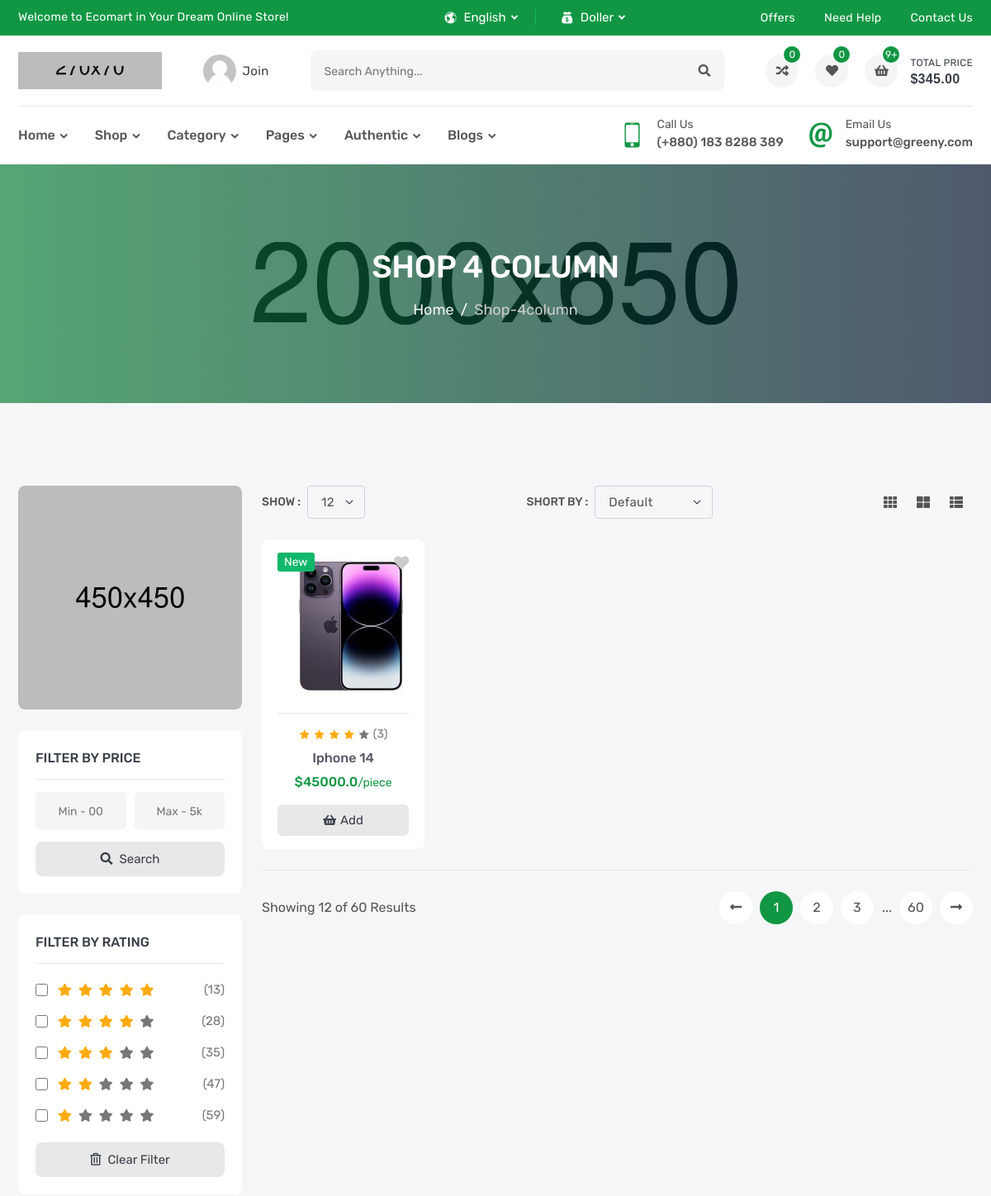
Before: /products/ (upper part) with the older database file.
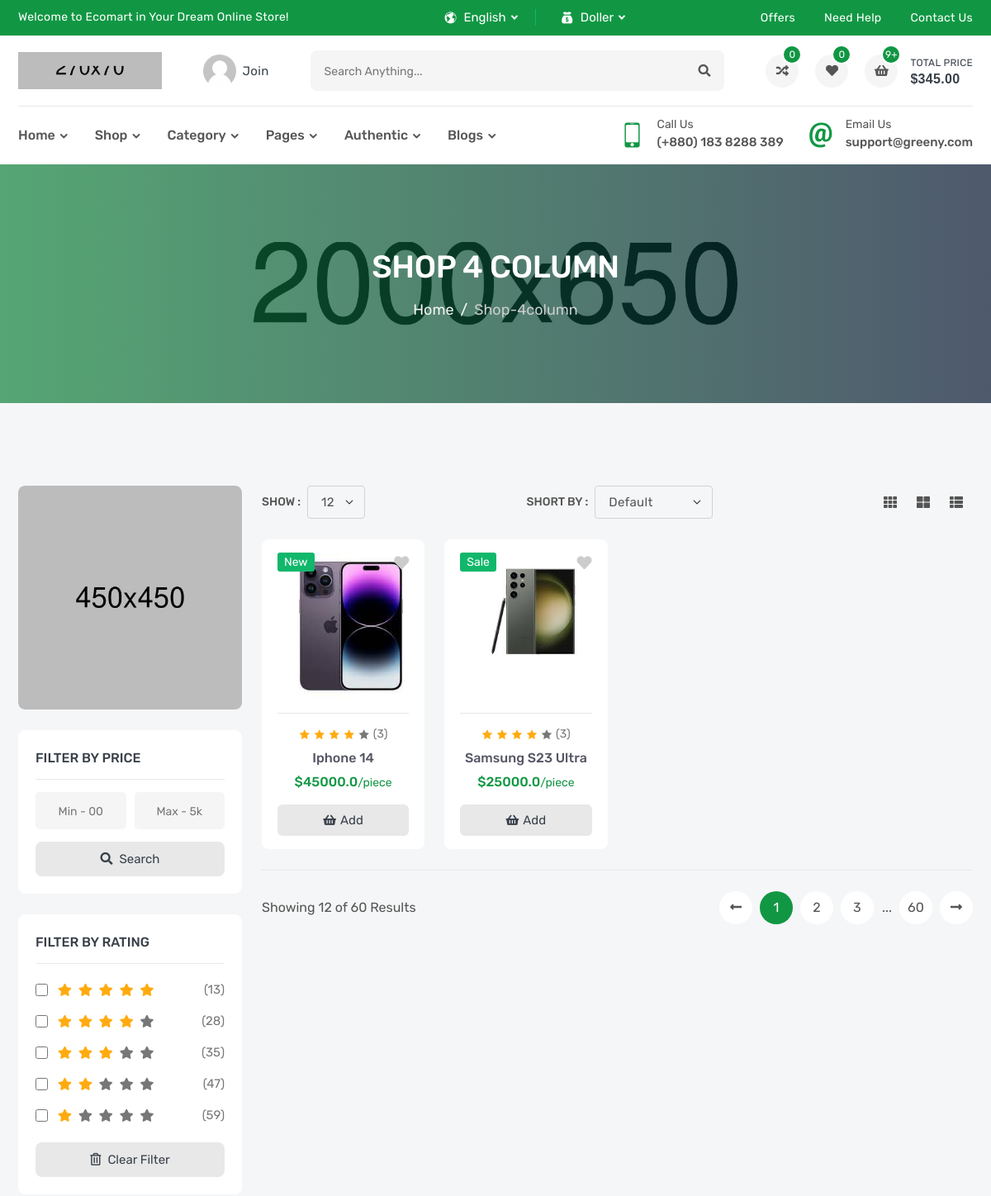
After: the same page with the newer database file.
### product/models.py (models this page shows, shortened)
class Product(models.Model):
    name=models.CharField(_('Name'),max_length=120)
    price=models.FloatField(_('Price'),)
    image=models.ImageField(_('Image'),upload_to='products')
    flag=models.CharField(_('Flag'),max_length=10,choices=FLAG_TYPES)
    sku=models.CharField(_('Sku'),max_length=12)
    subtitle=models.CharField(_('Subtitle'),max_length=120)
    description=models.TextField(_('Description'),max_length=40000)
    quantity=models.IntegerField(_('Quantity'),)
    brand=models.ForeignKey('Brand',verbose_name=_('Brand'),related_name='Product_brand',on_delete=models.SET_NULL,null=True,blank=True)
    tags = TaggableManager()

### product/views.py (the view)
# urls.py: path('',ProductList.as_view()),
class ProductList(ListView):
    model=Product

### product/templates/product/product_list.html (shortened to what this page needs)
{% extends "base.html" %}
{% block body %}
        <section class="inner-section single-banner" style="background: url(images/single-banner.jpg) no-repeat center;">
            <div class="container">
                <h2>Shop 4 Column</h2>
                <ol class="breadcrumb">
                    <li class="breadcrumb-item"><a href="index.html">Home</a></li>
                    <li class="breadcrumb-item active" aria-current="page">shop-4column</li>
                </ol>
            </div>
        </section>
        <section class="inner-section shop-part">
            <div class="container">
                <div class="row content-reverse">
                    <div class="col-lg-3">
                        <div class="shop-widget-promo">
                            <a href="#"><img src="images/promo/shop/01.jpg" alt="promo"></a>
                        </div>
                        <div class="shop-widget">
                            <h6 class="shop-widget-title">Filter by Price</h6>
                            <form>
                                <div class="shop-widget-group">
                                    <input type="text" placeholder="Min - 00">
                                    <input type="text" placeholder="Max - 5k">
                                </div>
                                <button class="shop-widget-btn">
                                    <i class="fas fa-search"></i>
                                    <span>search</span>
                                </button>
                            </form>
                        </div>
                        <div class="shop-widget">
                            <h6 class="shop-widget-title">Filter by Rating</h6>
                            <form>
                                <ul class="shop-widget-list">
                                    <li>
                                        <div class="shop-widget-content">
                                            <input type="checkbox" id="feat1">
                                            <label for="feat1">
                                                <i class="fas fa-star active"></i>
                                                <i class="fas fa-star active"></i>
                                                <i class="fas fa-star active"></i>
                                                <i class="fas fa-star active"></i>
                                                <i class="fas fa-star active"></i>
                                            </label>
                                        </div>
                                        <span class="shop-widget-number">(13)</span>
                                    </li>
                                    <li>
                                        <div class="shop-widget-content">
                                            <input type="checkbox" id="feat2">
                                            <label for="feat2">
                                                <i class="fas fa-star active"></i>
                                                <i class="fas fa-star active"></i>
                                                <i class="fas fa-star active"></i>
                                                <i class="fas fa-star active"></i>
                                                <i class="fas fa-star"></i>
                                            </label>
                                        </div>
                                        <span class="shop-widget-number">(28)</span>
                                    </li>
                                    <li>
                                        <div class="shop-widget-content">
                                            <input type="checkbox" id="feat3">
                                            <label for="feat3">
                                                <i class="fas fa-star active"></i>
                                                <i class="fas fa-star active"></i>
                                                <i class="fas fa-star active"></i>
                                                <i class="fas fa-star"></i>
                                                <i class="fas fa-star"></i>
                                            </label>
                                        </div>
                                        <span class="shop-widget-number">(35)</span>
                                    </li>
                                    <li>
                                        <div class="shop-widget-content">
                                            <input type="checkbox" id="feat4">
                                            <label for="feat4">
                                                <i class="fas fa-star active"></i>
                                                <i class="fas fa-star active"></i>
                                                <i class="fas fa-star"></i>
                                                <i class="fas fa-star"></i>
                                                <i class="fas fa-star"></i>
                                            </label>
                                        </div>
                                        <span class="shop-widget-number">(47)</span>
                                    </li>
                                    <li>
                                        <div class="shop-widget-content">
                                            <input type="checkbox" id="feat5">
                                            <label for="feat5">
                                                <i class="fas fa-star active"></i>
                                                <i class="fas fa-star"></i>
                                                <i class="fas fa-star"></i>
                                                <i class="fas fa-star"></i>
                                                <i class="fas fa-star"></i>
                                            </label>
                                        </div>
                                        <span class="shop-widget-number">(59)</span>
                                    </li>
                                </ul>
                                <button class="shop-widget-btn">
                                    <i class="far fa-trash-alt"></i>
                                    <span>clear filter</span>
                                </button>
                            </form>
                        </div>
                    </div>
                    <div class="col-lg-9">
                        <div class="row">
                            <div class="col-lg-12">
                                <div class="top-filter">
                                    <div class="filter-show">
                                        <label class="filter-label">Show :</label>
                                        <select class="form-select filter-select">
                                            <option value="1">12</option>
                                        </select>
                                    </div>
                                    <div class="filter-short">
                                        <label class="filter-label">Short by :</label>
                                        <select class="form-select filter-select">
                                            <option selected>default</option>
                                        </select>
                                    </div>
                                    <div class="filter-action">
                                        <a href="shop-3column.html" title="Three Column"><i class="fas fa-th"></i></a>
                                        <a href="shop-2column.html" title="Two Column"><i class="fas fa-th-large"></i></a>
                                        <a href="shop-1column.html" title="One Column"><i class="fas fa-th-list"></i></a>
                                    </div>
                                </div>
                            </div>
                        </div>
                        <div class="row row-cols-2 row-cols-md-3 row-cols-lg-3 row-cols-xl-4">
                            {% for object in object_list %}
                            <div class="col">
                                <div class="product-card">
                                    <div class="product-media">
                                        <div class="product-label">
                                            <label class="label-text new">{{object.flag}}</label>
                                        </div>
                                        <button class="product-wish wish">
                                            <i class="fas fa-heart"></i>
                                        </button>
                                        <a class="product-image" style='width:178px; height:194px' href="product-video.html">
                                            <img src="{{object.image.url}}" alt="product">
                                        </a>
                                    </div>
                                    <div class="product-content">
                                        <div class="product-rating">
                                            <i class="active icofont-star"></i>
                                            <i class="active icofont-star"></i>
                                            <i class="active icofont-star"></i>
                                            <i class="active icofont-star"></i>
                                            <i class="icofont-star"></i>
                                            <a href="product-video.html">(3)</a>
                                        </div>
                                        <h6 class="product-name">
                                            <a href="/products/{{object.id}}">{{object.name}}</a>
                                        </h6>
                                        <h6 class="product-price">
                                            <span>${{object.price}}<small>/piece</small></span>
                                        </h6>
                                        <button class="product-add" title="Add to Cart">
                                            <i class="fas fa-shopping-basket"></i>
                                            <span>add</span>
                                        </button>
                                    </div>
                                </div>
                            </div>
                            {% endfor %}
                        </div>
                        <div class="row">
                            <div class="col-lg-12">
                                <div class="bottom-paginate">
                                    <p class="page-info">Showing 12 of 60 Results</p>
                                    <ul class="pagination">
                                        <li class="page-item">
                                            <a class="page-link" href="#">
                                                <i class="fas fa-long-arrow-alt-left"></i>
                                            </a>
                                        </li>
                                        <li class="page-item"><a class="page-link active" href="#">1</a></li>
                                        <li class="page-item"><a class="page-link" href="#">2</a></li>
                                        <li class="page-item"><a class="page-link" href="#">3</a></li>
                                        <li class="page-item">...</li>
                                        <li class="page-item"><a class="page-link" href="#">60</a></li>
                                        <li class="page-item">
                                            <a class="page-link" href="#">
                                                <i class="fas fa-long-arrow-alt-right"></i>
                                            </a>
                                        </li>
                                    </ul>
                                </div>
                            </div>
                        </div>
                    </div>
                </div>
            </div>
        </section>
{% endblock body %}

Changed rows visible on the page:
added Product: flag "Sale", image (picture), name "Samsung S23 Ultra", price "25000.0"
